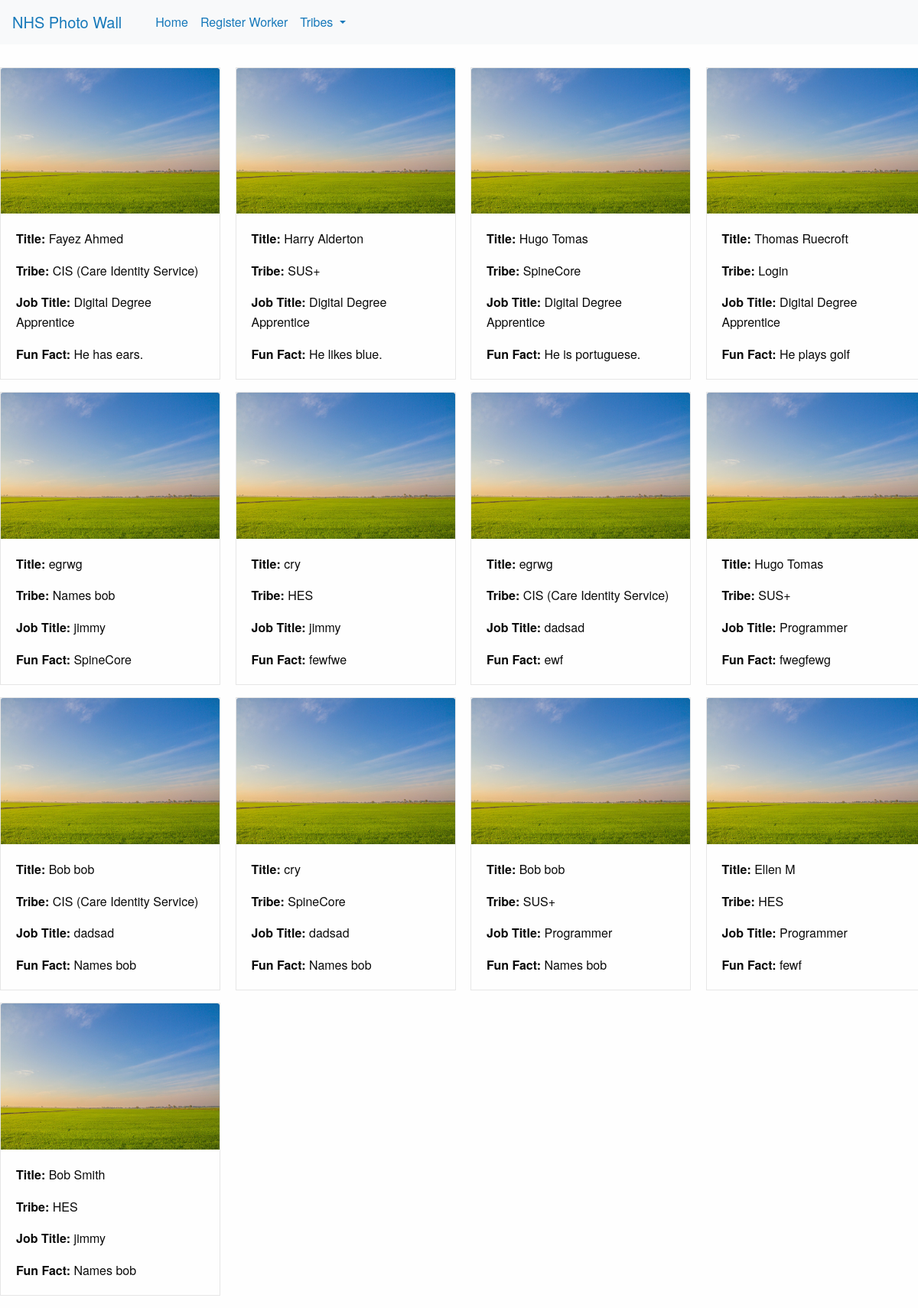
The app's page /squad_display with its own data.
### tables this page shows
CREATE TABLE "Photo_Card" (
	"ID"	INTEGER NOT NULL PRIMARY KEY AUTOINCREMENT,
	"Name"	TEXT NOT NULL,
	"Tribe"	TEXT NOT NULL,
	"Image"	TEXT,
	"JobTitle"	TEXT NOT NULL,
	"FunFact"	TEXT
);

### main.py (the view)
@app.route('/squad_display')
def squad():
    db = lite.connect("Photo Card Database.db")
    c = db.cursor()
    c.execute('SELECT * from Photo_Card')
    Squads = [dict(ID=row[0],
                   Name=row[1],
                   Tribe=row[2],
                   Image=row[3],
                   JobTitle=row[4],
                   FunFact=row[5]) for row in c.fetchall()]
    return render_template("squad_display.html", Squads=Squads)

### templates/squad_display.html (shortened to what this page needs)
<!DOCTYPE html>
<html lang="en">
<head>
    <link rel="stylesheet" href="https://stackpath.bootstrapcdn.com/bootstrap/4.3.1/css/bootstrap.min.css"
>
       <link rel="stylesheet" href="../static/css/foundation.css">
    <link rel="stylesheet" href="../static/css/app.css">
    <link rel="stylesheet" href="../static/css/foundation.min.css">
</head>
<body>
<nav class="navbar navbar-expand-lg navbar-blue bg-light" style="margin-bottom:30px">
    <a class="navbar-brand" href="#">NHS Photo Wall</a>
    <div class="collapse navbar-collapse" id="navbarSupportedContent">
        <ul class="navbar-nav mr-auto">
            <li class="nav-item active">
                <a class="nav-link" href="/">Home <span class="sr-only">(current)</span></a>
            </li>
            <li class="nav-item">
                <a class="nav-link" href="/register">Register Worker</a>
            </li>
            <li class="nav-item dropdown">
                <a aria-expanded="false" aria-haspopup="true" class="nav-link dropdown-toggle" data-toggle="dropdown"
                   href="#" id="navbarDropdown" role="button">
                    Tribes
                </a>
            </li>
        </ul>
    </div>
</nav>
<div class="row">
    {% for squad in Squads %}
    <div class="col-md-3">
        <div class="card "  style="width: 18rem;">
            <img src="../test_img.jpg" class="card-img-top" alt="...">
            <div class="card-body">
                <p class="card-text"> <strong>Title:</strong> {{ squad.Name }}</p>
                <p class="card-text"><strong>Tribe:</strong> {{ squad.Tribe }} </p>
                <p class="card-text"><strong>Job Title:</strong> {{ squad.JobTitle }} </p>
                <p class="card-text"> <strong>Fun Fact:</strong> {{ squad.FunFact }}</p>
            </div>
        </div>
    </div>
    {% endfor %}
</body>
</html>

### records on screen
Photo_Card: Name "Fayez Ahmed", Tribe "CIS (Care Identity Service)", JobTitle "Digital Degree Apprentice", FunFact "He has ears."
Photo_Card: Name "Harry Alderton", Tribe "SUS+", JobTitle "Digital Degree Apprentice", FunFact "He likes blue."
Photo_Card: Name "Hugo Tomas", Tribe "SpineCore", JobTitle "Digital Degree Apprentice", FunFact "He is portuguese."
Photo_Card: Name "Thomas Ruecroft", Tribe "Login", JobTitle "Digital Degree Apprentice", FunFact "He plays golf"
Photo_Card: Name "egrwg", Tribe "Names bob", JobTitle "jimmy", FunFact "SpineCore"
Photo_Card: Name "cry", Tribe "HES", JobTitle "jimmy", FunFact "fewfwe"
Photo_Card: Name "egrwg", Tribe "CIS (Care Identity Service)", JobTitle "dadsad", FunFact "ewf"
Photo_Card: Name "Hugo Tomas", Tribe "SUS+", JobTitle "Programmer", FunFact "fwegfewg"
Photo_Card: Name "Bob bob", Tribe "CIS (Care Identity Service)", JobTitle "dadsad", FunFact "Names bob"
Photo_Card: Name "cry", Tribe "SpineCore", JobTitle "dadsad", FunFact "Names bob"
Photo_Card: Name "Bob bob", Tribe "SUS+", JobTitle "Programmer", FunFact "Names bob"
Photo_Card: Name "Ellen M", Tribe "HES", JobTitle "Programmer", FunFact "fewf"
Photo_Card: Name "Bob Smith", Tribe "HES", JobTitle "jimmy", FunFact "Names bob"
